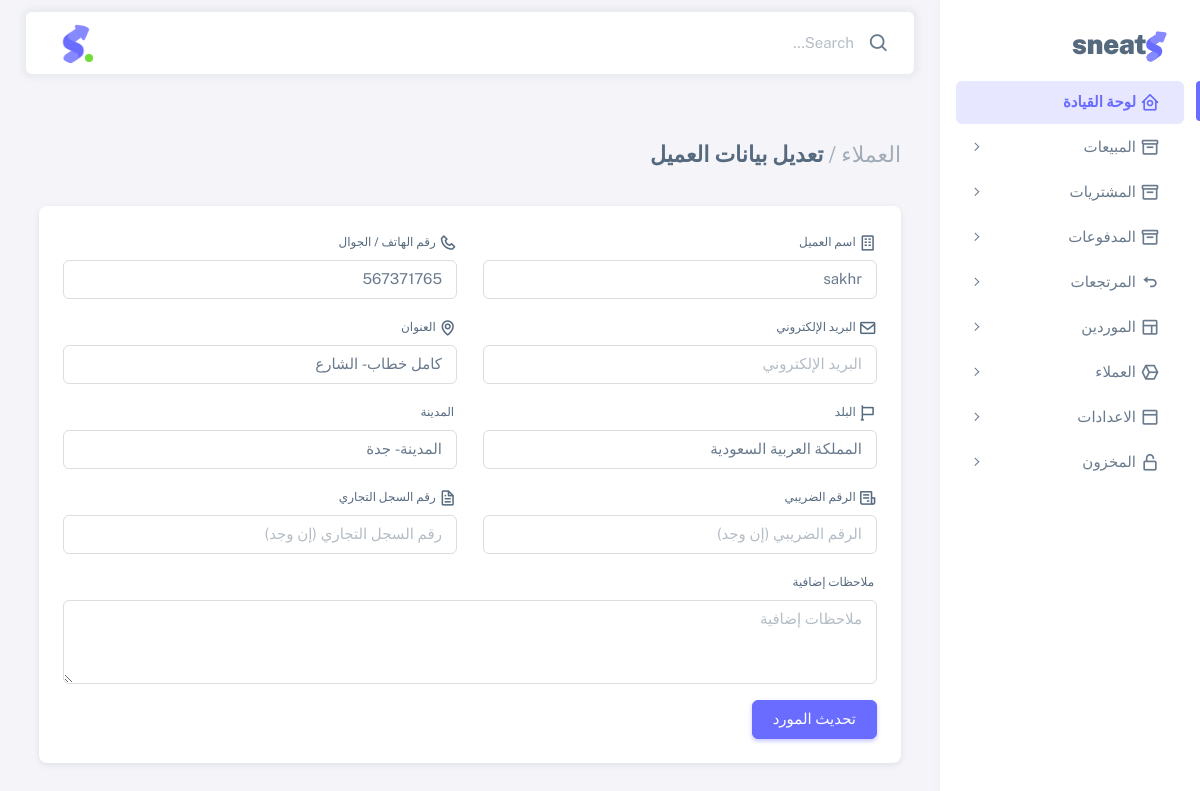
Page /customer/edit/1/ on the committed database.
### invoices/models.py (models this page shows, shortened)
class Customer(models.Model):
    name = models.CharField(max_length=255, verbose_name="اسم العميل")
    phone = models.CharField(max_length=20, null=True, blank=True, verbose_name="رقم الهاتف")
    email = models.EmailField(null=True, blank=True, verbose_name="البريد الإلكتروني")
    address_line = models.CharField(max_length=255, null=True, blank=True, verbose_name="عنوان الشارع")
    city = models.CharField(max_length=100, null=True, blank=True, verbose_name="المدينة")
    country = models.CharField(max_length=100, null=True, blank=True, default="المملكة العربية السعودية", verbose_name="البلد")
    vat_number = models.CharField(max_length=15, null=True, blank=True, verbose_name="الرقم الضريبي (إن وجد)")
    cr_number = models.CharField(max_length=50, null=True, blank=True, verbose_name="رقم السجل التجاري (إن وجد)")
    notes = models.TextField(null=True, blank=True, verbose_name="ملاحظات إضافية")
    credit_limit = models.DecimalField(null=True, blank=True, max_digits=10, decimal_places=2, default=Decimal('0.00'), verbose_name="حد الائتمان")
    class Meta:
        verbose_name = "عميل"
        verbose_name_plural = "عملاء"

### invoices/views.py (the view)
# urls.py: path('customer/edit/<int:customer_id>/', views.edit_customer, name='edit_customer'),
def edit_customer(request, customer_id):
    customer = get_object_or_404(Customer, id=customer_id)
    if request.method == 'POST':
        form = CustomerForm(request.POST, request.FILES, instance=customer)
        if form.is_valid():
            form.save()
            messages.success(request, "تم تعديل بيانات العميل بنجاح.")
            return redirect('customer_list')
        else:
            messages.error(request, "يرجى تصحيح الأخطاء في النموذج.")
    else:
        form = CustomerForm(instance=customer)
    context = {
        'form': form,
        'title': 'تعديل بيانات المورد',
        'customer': customer
    }
    return render(request, 'customers/edit_customer.html', context)

### invoices/templates/customers/edit_customer.html (shortened to what this page needs)
{% extends 'base.html' %}
{% load static %}
{% block content %}
<div class="container-xxl flex-grow-1 container-p-y">
  <h4 class="fw-bold py-3 mb-4">
    <span class="text-muted fw-light">العملاء /</span> تعديل بيانات العميل
  </h4>
  <div class="row">
    <div class="col-xl">
      <div class="card mb-4">
        <div class="card-body">
          <form method="post" enctype="multipart/form-data">
            <div class="mb-3 row">
              <div class="form-group col-12 col-md-6">
                <label class="form-label" for="{{ form.name.id_for_label }}">
                  <i class="bx bx-building"></i> اسم العميل
                </label>
                <div class="input-group input-group-merge">
                  {{ form.name }}
                </div>
              </div>
              <div class="form-group col-12 col-md-6">
                <label class="form-label" for="{{ form.phone.id_for_label }}">
                  <i class="bx bx-phone"></i> رقم الهاتف / الجوال
                </label>
                <div class="input-group input-group-merge">
                  {{ form.phone }}
                </div>
              </div>
            </div>
            <div class="mb-3 row">
              <div class="form-group col-12 col-md-6">
                <label class="form-label" for="{{ form.email.id_for_label }}">
                  <i class="bx bx-envelope"></i> البريد الإلكتروني
                </label>
                <div class="input-group input-group-merge">
                  {{ form.email }}
                </div>
              </div>
              <div class="form-group col-12 col-md-6">
                <label class="form-label" for="{{ form.address_line.id_for_label }}">
                  <i class="bx bx-map"></i> العنوان
                </label>
                <div class="input-group input-group-merge">
                  {{ form.address_line }}
                </div>
              </div>
            </div>
            <div class="row mb-3">
              <div class="form-group col-12 col-md-6">
                <label class="form-label" for="{{ form.country.id_for_label }}">
                  <i class="bx bx-flag"></i> البلد
                </label>
                <div class="input-group input-group-merge">
                  {{ form.country }}
                </div>
              </div>
              <div class="form-group col-12 col-md-6">
                <label class="form-label" for="{{ form.city.id_for_label }}">
                   المدينة
                </label>
                <div class="input-group input-group-merge">
                  {{ form.city }}
                </div>
              </div>
            </div>
            <div class="row mb-3">
              <div class="form-group col-12 col-md-6">
                <label class="form-label" for="{{ form.vat_number.id_for_label }}">
                  <i class="bx bx-receipt"></i> الرقم الضريبي
                </label>
                <div class="input-group input-group-merge">
                  {{ form.vat_number }}
                </div>
              </div>
              <div class="form-group col-12 col-md-6">
                <label class="form-label" for="{{ form.cr_number.id_for_label }}">
                  <i class="bx bx-file"></i> رقم السجل التجاري
                </label>
                <div class="input-group input-group-merge">
                  {{ form.cr_number }}
                </div>
              </div>
            </div>
            <div class="mb-3">
              <label class="form-label" for="{{ form.notes.id_for_label }}">
                 ملاحظات إضافية
              </label>
              {{ form.notes }}
            </div>
            <button type="submit" class="btn btn-primary">تحديث المورد</button>
          </form>
        </div>
      </div>
    </div>
  </div>
</div>
{% endblock %}

### rows in the picture
Customer: name "sakhr", phone "567371765", address_line "كامل خطاب - الشارع", country "المملكة العربية السعودية", city "المدينة - جدة"
